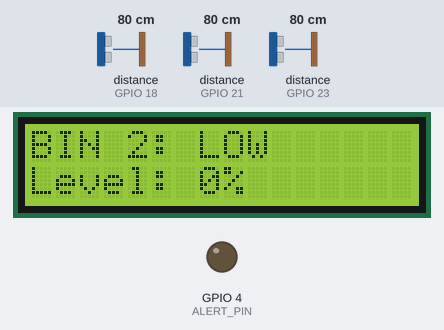
Recording of a sketch running on a simulated ESP32. Parts: 16×2 character LCD, output pins drawn as LEDs (lit = HIGH). Wiring (inferred from the names in the program): 3 × ultrasonic range finder: trigger GPIO 5, echo GPIO 18 / trigger GPIO 19, echo GPIO 21 / trigger GPIO 22, echo GPIO 23. The inputs (shaded band) are chosen by the test bench; at power-on: distance to the obstacle (sensors on GPIO 18, GPIO 21, GPIO 23) 80 cm. The echo pulse lasts 58.3 µs per cm; WiFi joins after 1.5 s; servers stay silent unless stated; pins used as bus, display or sensor lines are not drawn; what the sketch prints to the serial monitor is not drawn.

Above: at 4.2 s.
4.3 s: distance to the obstacle (sensor on GPIO 18) set to 6 cm
At 8.5 s:
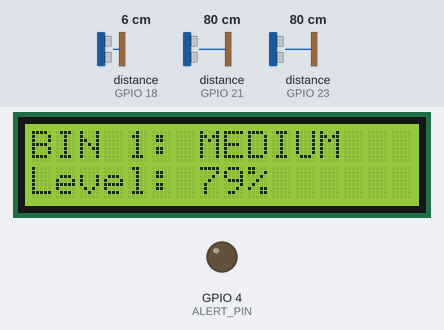
9.6 s: distance to the obstacle (sensor on GPIO 18) set to 3 cm
At 11.6 s:
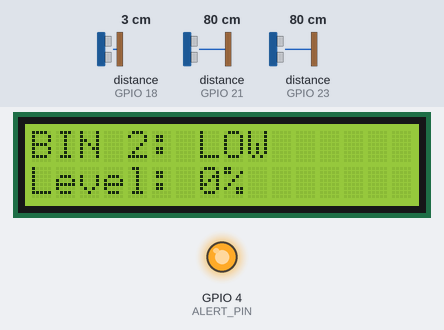
14.7 s: distance to the obstacle (sensor on GPIO 21) set to 9 cm
At 19.3 s:
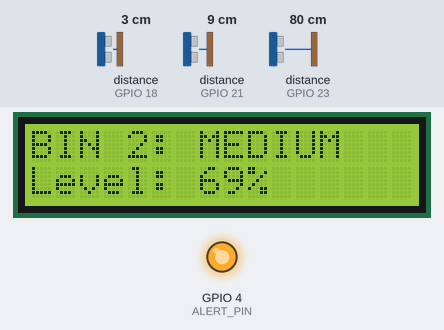
19.8 s: distance to the obstacle (sensor on GPIO 18) set to 2 cm
At 23.6 s:
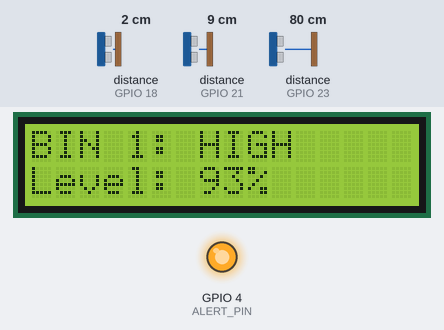
24.8 s: distance to the obstacle (sensor on GPIO 23) set to 2 cm
At 29.3 s:
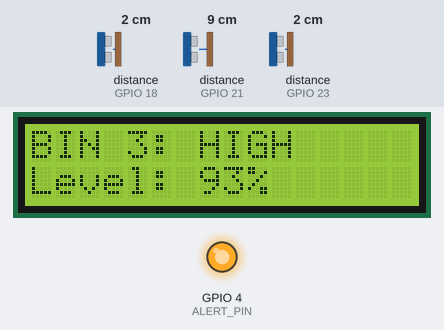
29.9 s: distance to the obstacle (sensor on GPIO 21) set to 2 cm
At 33.7 s:
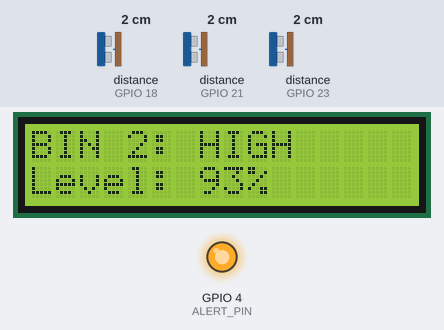
Timing chart, 0 to 35.2 s (numbered marks = the images above; inputs shaded):
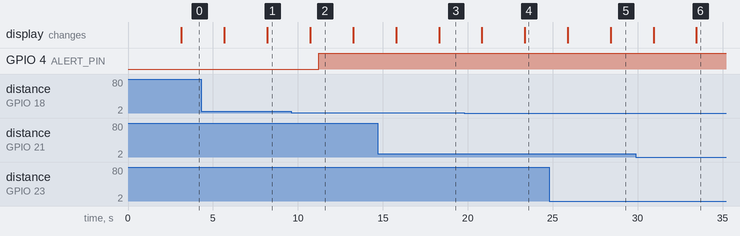

The sketch:

Smart_Waste_Management_System.ino
```cpp
/*
  =====================================================================
  IoT-Based Smart Waste Management System
  =====================================================================
  Author  : Srinivasan G (Biomedical Engineering)
  Date    : April 2025

  Description:
  Monitors the fill level of three waste bins (LOW / MEDIUM / HIGH)
  using ultrasonic distance sensors, shows live status on a 16x2 I2C
  LCD, sounds/lights a local alert when a bin is full, and hosts a
  built-in Wi-Fi web dashboard (JSON + HTML) so fill levels can be
  viewed remotely from a phone or laptop browser - matching the
  "Smart Waste Management System" dashboard shown in the project
  photos.

  ---------------------------------------------------------------------
  HARDWARE CONNECTIONS (ESP32 Dev Board)
  ---------------------------------------------------------------------
  BIN 1 - HC-SR04 Ultrasonic Sensor
    VCC  -> 5V
    GND  -> GND
    TRIG -> GPIO 5
    ECHO -> GPIO 18

  BIN 2 - HC-SR04 Ultrasonic Sensor
    VCC  -> 5V
    GND  -> GND
    TRIG -> GPIO 19
    ECHO -> GPIO 21

  BIN 3 - HC-SR04 Ultrasonic Sensor
    VCC  -> 5V
    GND  -> GND
    TRIG -> GPIO 22
    ECHO -> GPIO 23

  16x2 I2C LCD Display
    SDA  -> GPIO 21 *shared I2C bus - see note below*
    SCL  -> GPIO 22 *shared I2C bus - see note below*
    VCC  -> 5V
    GND  -> GND

  Relay / Buzzer Module (Bin Full alert)
    IN   -> GPIO 4
    VCC  -> 5V
    GND  -> GND

  NOTE ON PIN CONFLICTS:
  ESP32 default I2C pins (GPIO 21/22) are reused above for Bin 2/Bin 3
  ultrasonic sensors as an example layout only. On your actual board,
  choose any free GPIOs for the ultrasonic TRIG/ECHO pins that do NOT
  clash with your LCD's SDA/SCL lines, and update the pin constants
  below accordingly. Any digital-capable GPIO pair works for HC-SR04.

  ---------------------------------------------------------------------
  REQUIRED LIBRARIES (install via Arduino Library Manager)
  ---------------------------------------------------------------------
    1. "LiquidCrystal_I2C" (by Frank de Brabander or John Rickman)
    2. ESP32 Board Package (Boards Manager: "esp32" by Espressif Systems)
       WiFi.h and WebServer.h are included with the ESP32 core.
  =====================================================================
*/

#include <Wire.h>
#include <LiquidCrystal_I2C.h>
#include <WiFi.h>
#include <WebServer.h>

// ---------------- Wi-Fi Credentials ------------------------------------
const char* WIFI_SSID     = "YOUR_WIFI_SSID";
const char* WIFI_PASSWORD = "YOUR_WIFI_PASSWORD";

// ---------------- LCD Setup (I2C address, columns, rows) ---------------
// Common I2C addresses are 0x27 or 0x3F - check with an I2C scanner if
// the display shows nothing.
LiquidCrystal_I2C lcd(0x27, 16, 2);

// ---------------- Ultrasonic Sensor Pins --------------------------------
const int TRIG_PIN[3] = {5, 19, 22};
const int ECHO_PIN[3] = {18, 21, 23};

// ---------------- Alert Output ------------------------------------------
const int ALERT_PIN = 4; // relay / buzzer / LED for "Bin Full" alert

// ---------------- Bin Calibration ---------------------------------------
// BIN_HEIGHT_CM = distance (cm) from sensor to the EMPTY bin floor.
// Adjust this to match your physical bin dimensions.
const float BIN_HEIGHT_CM = 30.0;

// Fill-level thresholds (percentage of bin capacity)
const int THRESHOLD_MEDIUM = 50; // >= 50% = MEDIUM
const int THRESHOLD_HIGH   = 85; // >= 85% = HIGH / FULL

// ---------------- Web Server ---------------------------------------------
WebServer server(80);

// ---------------- Bin Data -------------------------------------------------
struct BinData {
  float distanceCm;
  int   fillPercent;
  String status;
};
BinData bins[3];

const char* BIN_NAMES[3] = {"BIN 1", "BIN 2", "BIN 3"};

// Reporting / display refresh interval
const uint32_t UPDATE_INTERVAL_MS = 2000;
uint32_t lastUpdate = 0;

// Which bin is currently shown on the LCD (cycles through 0,1,2)
int lcdBinIndex = 0;
uint32_t lastLcdSwitch = 0;
const uint32_t LCD_SWITCH_INTERVAL_MS = 2500;

void setup() {
  Serial.begin(115200);

  // Configure ultrasonic sensor pins
  for (int i = 0; i < 3; i++) {
    pinMode(TRIG_PIN[i], OUTPUT);
    pinMode(ECHO_PIN[i], INPUT);
    digitalWrite(TRIG_PIN[i], LOW);
  }

  pinMode(ALERT_PIN, OUTPUT);
  digitalWrite(ALERT_PIN, LOW);

  // Initialize LCD
  Wire.begin();
  lcd.init();
  lcd.backlight();
  lcd.setCursor(0, 0);
  lcd.print("Smart Waste Sys");
  lcd.setCursor(0, 1);
  lcd.print("Monitoring...");

  connectToWiFi();
  setupWebServer();

  delay(1500);
  lcd.clear();
}

void loop() {
  server.handleClient();

  if (millis() - lastUpdate > UPDATE_INTERVAL_MS) {
    updateAllBins();
    printToSerial();
    checkAlerts();
    lastUpdate = millis();
  }

  // Cycle the LCD display between the three bins
  if (millis() - lastLcdSwitch > LCD_SWITCH_INTERVAL_MS) {
    lcdBinIndex = (lcdBinIndex + 1) % 3;
    displayBinOnLCD(lcdBinIndex);
    lastLcdSwitch = millis();
  }
}

// -----------------------------------------------------------------------
// Connects to Wi-Fi so the web dashboard can be reached on the local
// network (prints the assigned IP address to the Serial Monitor).
// -----------------------------------------------------------------------
void connectToWiFi() {
  WiFi.begin(WIFI_SSID, WIFI_PASSWORD);
  Serial.print("Connecting to WiFi");

  int attempts = 0;
  while (WiFi.status() != WL_CONNECTED && attempts < 30) {
    delay(500);
    Serial.print(".");
    attempts++;
  }

  if (WiFi.status() == WL_CONNECTED) {
    Serial.println();
    Serial.print("Connected! IP address: ");
    Serial.println(WiFi.localIP());
  } else {
    Serial.println();
    Serial.println("WiFi connection failed - running without dashboard.");
  }
}

// -----------------------------------------------------------------------
// Measures distance (cm) from an HC-SR04 ultrasonic sensor.
// -----------------------------------------------------------------------
float readDistanceCm(int trigPin, int echoPin) {
  digitalWrite(trigPin, LOW);
  delayMicroseconds(2);
  digitalWrite(trigPin, HIGH);
  delayMicroseconds(10);
  digitalWrite(trigPin, LOW);

  long duration = pulseIn(echoPin, HIGH, 30000); // 30ms timeout (~5m range)
  if (duration == 0) {
    return BIN_HEIGHT_CM; // no echo received, assume bin empty
  }

  float distance = duration * 0.0343 / 2.0; // speed of sound = 343 m/s
  return distance;
}

// -----------------------------------------------------------------------
// Converts measured distance into a fill percentage and status label.
// -----------------------------------------------------------------------
void updateAllBins() {
  for (int i = 0; i < 3; i++) {
    float distance = readDistanceCm(TRIG_PIN[i], ECHO_PIN[i]);
    if (distance > BIN_HEIGHT_CM) distance = BIN_HEIGHT_CM;
    if (distance < 0) distance = 0;

    int fillPercent = (int)(((BIN_HEIGHT_CM - distance) / BIN_HEIGHT_CM) * 100);
    fillPercent = constrain(fillPercent, 0, 100);

    String status;
    if (fillPercent >= THRESHOLD_HIGH) {
      status = "HIGH";
    } else if (fillPercent >= THRESHOLD_MEDIUM) {
      status = "MEDIUM";
    } else {
      status = "LOW";
    }

    bins[i].distanceCm  = distance;
    bins[i].fillPercent = fillPercent;
    bins[i].status      = status;
  }
}

// -----------------------------------------------------------------------
// Triggers the relay/buzzer/LED alert if any bin is HIGH (full).
// -----------------------------------------------------------------------
void checkAlerts() {
  bool anyFull = false;
  for (int i = 0; i < 3; i++) {
    if (bins[i].status == "HIGH") anyFull = true;
  }
  digitalWrite(ALERT_PIN, anyFull ? HIGH : LOW);
}

// -----------------------------------------------------------------------
// Displays one bin's status on the 16x2 LCD.
// -----------------------------------------------------------------------
void displayBinOnLCD(int index) {
  lcd.clear();
  lcd.setCursor(0, 0);
  lcd.print(BIN_NAMES[index]);
  lcd.print(": ");
  lcd.print(bins[index].status);

  lcd.setCursor(0, 1);
  lcd.print("Level: ");
  lcd.print(bins[index].fillPercent);
  lcd.print("%");
}

// -----------------------------------------------------------------------
// Logs all bin readings to the Serial Monitor.
// -----------------------------------------------------------------------
void printToSerial() {
  for (int i = 0; i < 3; i++) {
    Serial.print(BIN_NAMES[i]);
    Serial.print(" -> Distance: ");
    Serial.print(bins[i].distanceCm);
    Serial.print(" cm | Fill: ");
    Serial.print(bins[i].fillPercent);
    Serial.print("% | Status: ");
    Serial.println(bins[i].status);
  }
  Serial.println("-----------------------------");
}

// -----------------------------------------------------------------------
// Sets up the built-in web dashboard:
//   GET /       -> simple auto-refreshing HTML dashboard
//   GET /data   -> JSON readings for external apps / mobile dashboards
// -----------------------------------------------------------------------
void setupWebServer() {
  server.on("/", handleRoot);
  server.on("/data", handleData);
  server.begin();
}

void handleData() {
  String json = "{";
  for (int i = 0; i < 3; i++) {
    json += "\"bin" + String(i + 1) + "\":{";
    json += "\"percent\":" + String(bins[i].fillPercent) + ",";
    json += "\"status\":\"" + bins[i].status + "\"";
    json += "}";
    if (i < 2) json += ",";
  }
  json += "}";
  server.send(200, "application/json", json);
}

void handleRoot() {
  String html = "<!DOCTYPE html><html><head><meta name='viewport' "
                 "content='width=device-width, initial-scale=1'>"
                 "<meta http-equiv='refresh' content='3'>"
                 "<title>Smart Waste Management</title>"
                 "<style>"
                 "body{font-family:Arial;background:#0e1a2b;color:#fff;text-align:center;padding:20px;}"
                 "h1{color:#4fc3f7;}"
                 ".bin{display:inline-block;width:28%;margin:1%;padding:15px;"
                 "background:#152840;border-radius:10px;vertical-align:top;}"
                 ".LOW{color:#4caf50;} .MEDIUM{color:#ffc107;} .HIGH{color:#f44336;}"
                 ".bar{background:#2c3e50;border-radius:5px;height:10px;margin-top:8px;}"
                 ".fill{height:10px;border-radius:5px;}"
                 "</style></head><body>";

  html += "<h1>SMART WASTE MANAGEMENT SYSTEM</h1><div>";

  for (int i = 0; i < 3; i++) {
    String colorClass = bins[i].status;
    String barColor = (bins[i].status == "HIGH") ? "#f44336" :
                       (bins[i].status == "MEDIUM") ? "#ffc107" : "#4caf50";

    html += "<div class='bin'>";
    html += "<h3>" + String(BIN_NAMES[i]) + "</h3>";
    html += "<p class='" + colorClass + "'>" + bins[i].status + "</p>";
    html += "<div class='bar'><div class='fill' style='width:" +
            String(bins[i].fillPercent) + "%;background:" + barColor + ";'></div></div>";
    html += "<p>" + String(bins[i].fillPercent) + "%</p>";
    html += "</div>";
  }

  html += "</div><h3>COLLECTION ALERTS</h3>";
  bool anyFull = false;
  for (int i = 0; i < 3; i++) {
    if (bins[i].status == "HIGH") {
      html += "<p style='color:#f44336;'>" + String(BIN_NAMES[i]) +
              " is Full - Collection Required!</p>";
      anyFull = true;
    }
  }
  if (!anyFull) {
    html += "<p style='color:#4caf50;'>All bins within normal range.</p>";
  }

  html += "</body></html>";
  server.send(200, "text/html", html);
}
```

Measured:
- the behaviour switches between 5 and 4 cm on distance to the obstacle (sensor on GPIO 18) (found by bisection; images 1 and 2)
- after the input at 4.3 s, the display: first differs from a run without the input after 3.9 s (image 1)
- after the input at 9.6 s, GPIO 4 (ALERT_PIN): LOW → HIGH after 1.6 s
- after the input at 14.7 s, the display: first differs from a run without the input after 3.6 s (image 3)
- what the display in image 2 shows lasts 2.6 s, from 10.7 s to 13.3 s
